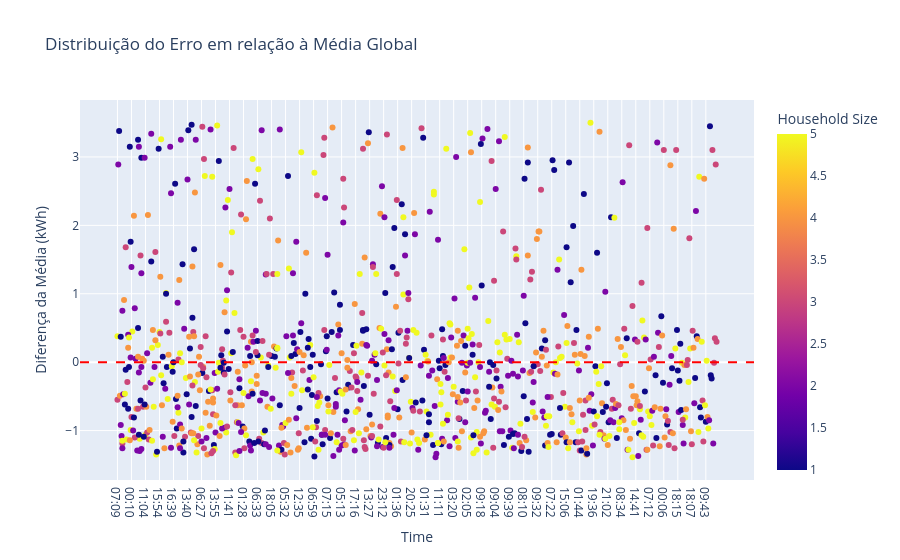

This figure's notebook cell:
### Code cell
media_global = df['Energy Consumption (kWh)'].mean()

df['Erro'] = df['Energy Consumption (kWh)'] - media_global

fig = px.scatter(df.sample(1000),
                 y='Erro', 
                 x='Time', 
                 color='Household Size',
                 title='Distribuição do Erro em relação à Média Global',
                 labels={'Erro': 'Diferença da Média (kWh)'})

fig.add_hline(y=0, line_dash="dash", line_color="red")

fig.show()

### Figure 1 — Plotly figure (JSON) as saved in the notebook; plotly's stock layout.template omitted (floating-point values rounded to 4 significant figures; data arrays with more than 128 entries replaced by an {"elided": "..."} marker saying what was removed)
{"data": [{"hovertemplate": "Time=%{x}<br>Diferença da Média (kWh)=%{y}<br>Household Size=%{marker.color}<extra></extra>", "legendgroup": "", "marker": {"color": {"elided": "1000 int values"}, "coloraxis": "coloraxis", "symbol": "circle"}, "mode": "markers", "name": "", "orientation": "v", "showlegend": false, "type": "scatter", "x": {"elided": "1000 str values"}, "xaxis": "x", "y": {"elided": "1000 float values"}, "yaxis": "y"}], "layout": {"coloraxis": {"colorbar": {"title": {"text": "Household Size"}}, "colorscale": [[0, "#0d0887"], [0.1111, "#46039f"], [0.2222, "#7201a8"], [0.3333, "#9c179e"], [0.4444, "#bd3786"], [0.5556, "#d8576b"], [0.6667, "#ed7953"], [0.7778, "#fb9f3a"], [0.8889, "#fdca26"], [1, "#f0f921"]]}, "legend": {"tracegroupgap": 0}, "shapes": [{"line": {"color": "red", "dash": "dash"}, "type": "line", "x0": 0, "x1": 1, "xref": "x domain", "y0": 0, "y1": 0, "yref": "y"}], "title": {"text": "Distribuição do Erro em relação à Média Global"}, "xaxis": {"anchor": "y", "domain": [0, 1], "title": {"text": "Time"}}, "yaxis": {"anchor": "x", "domain": [0, 1], "title": {"text": "Diferença da Média (kWh)"}}}}
